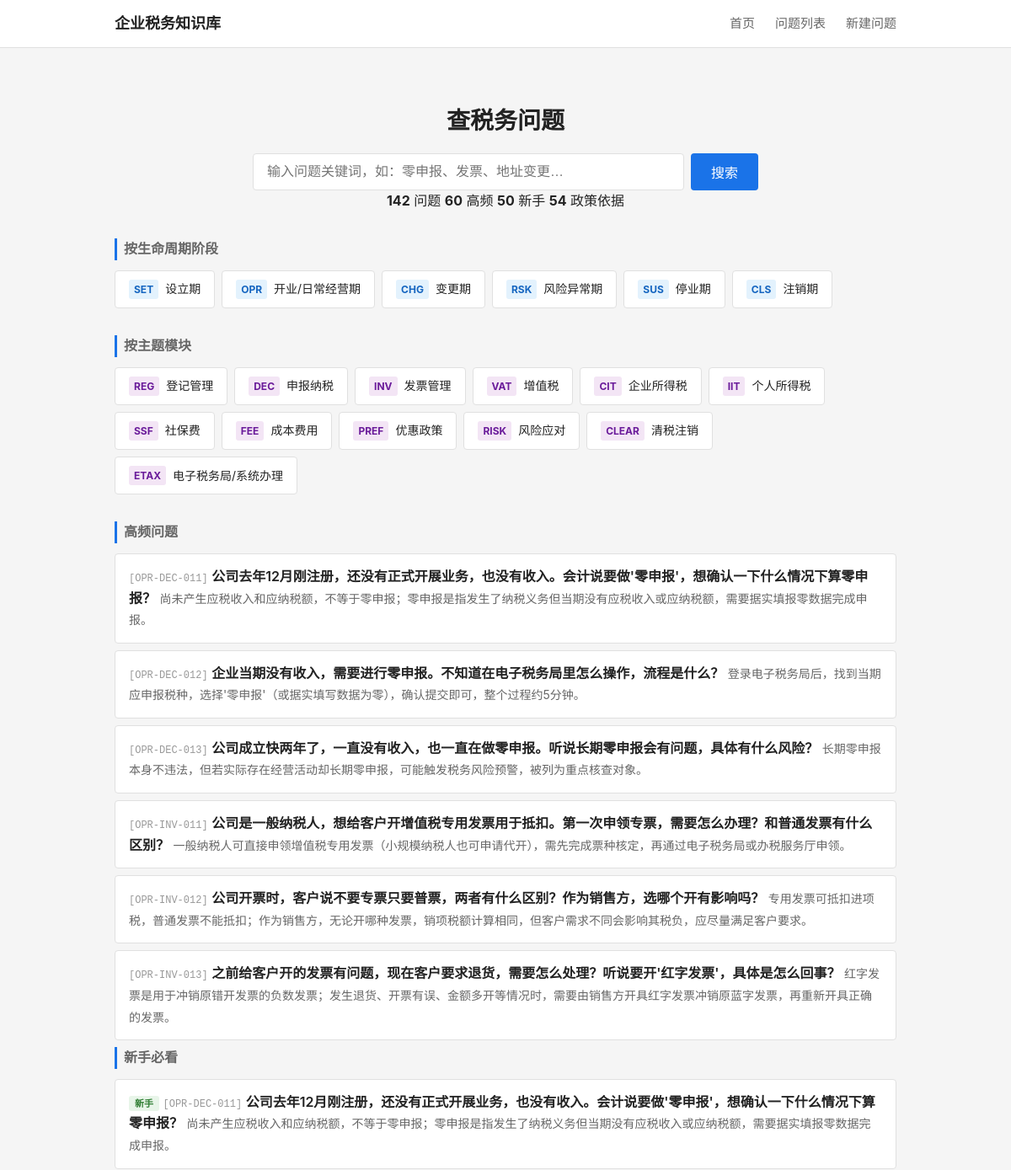
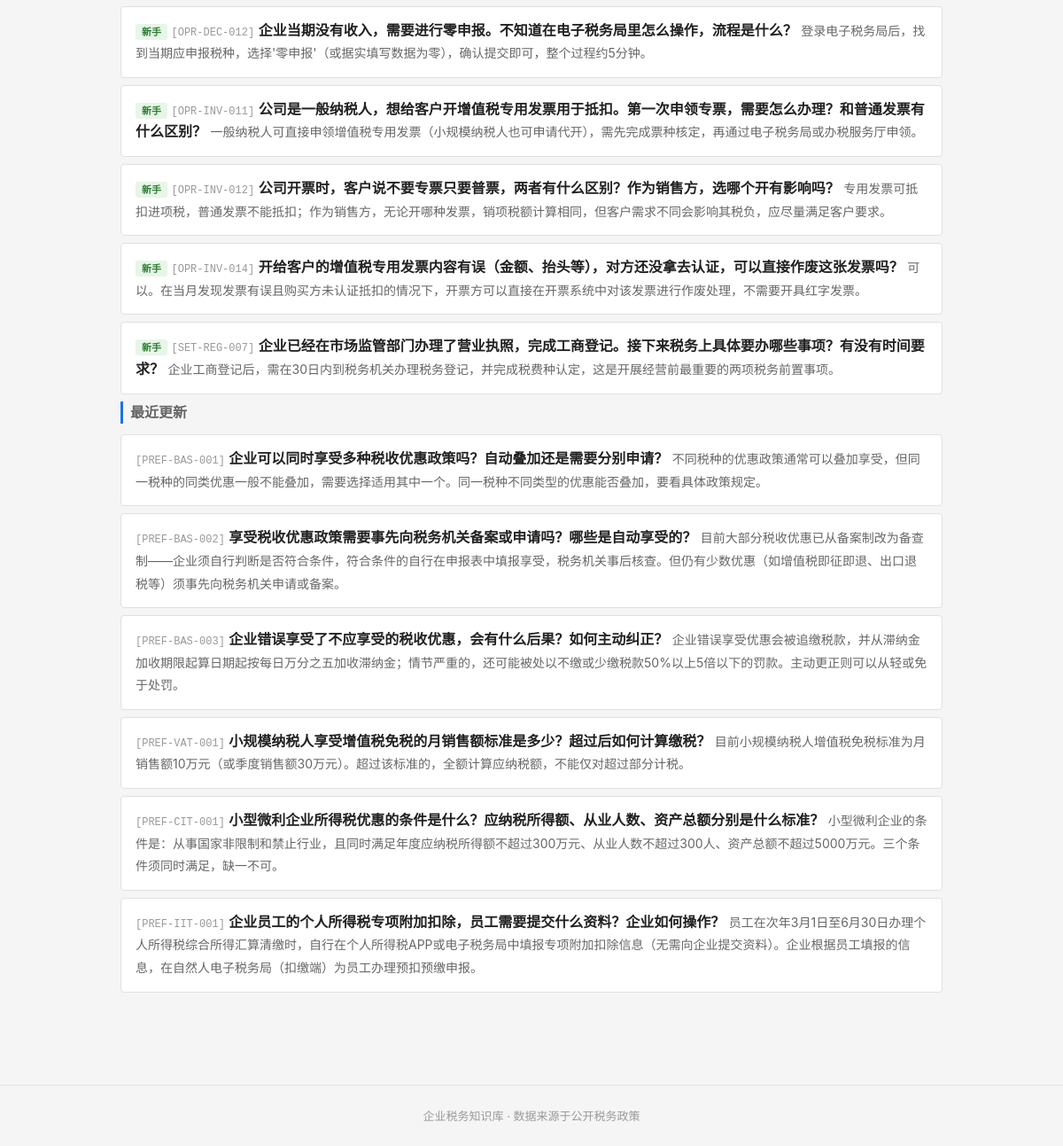
Before: / with the older database file (2 pictures, top to bottom).
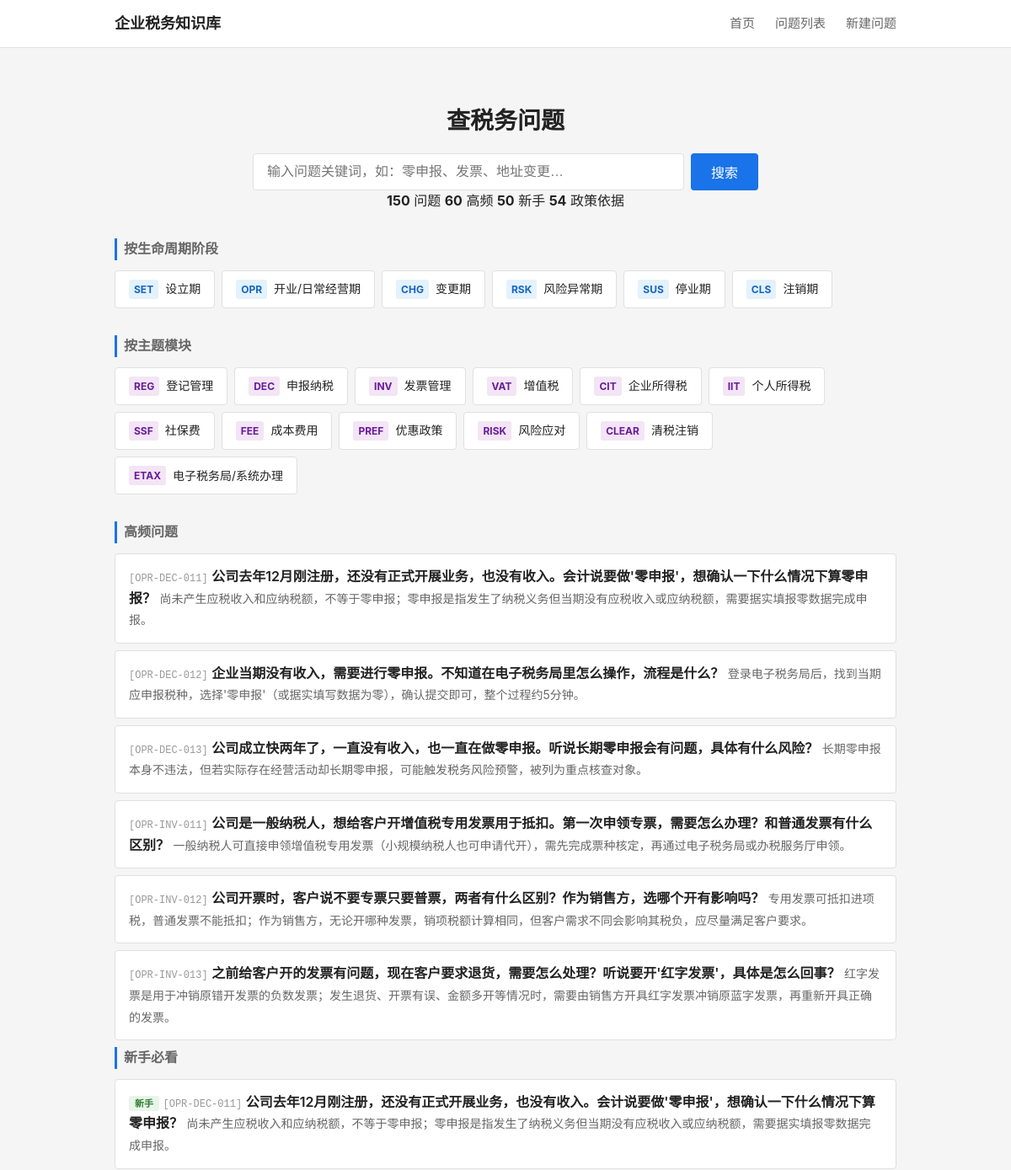
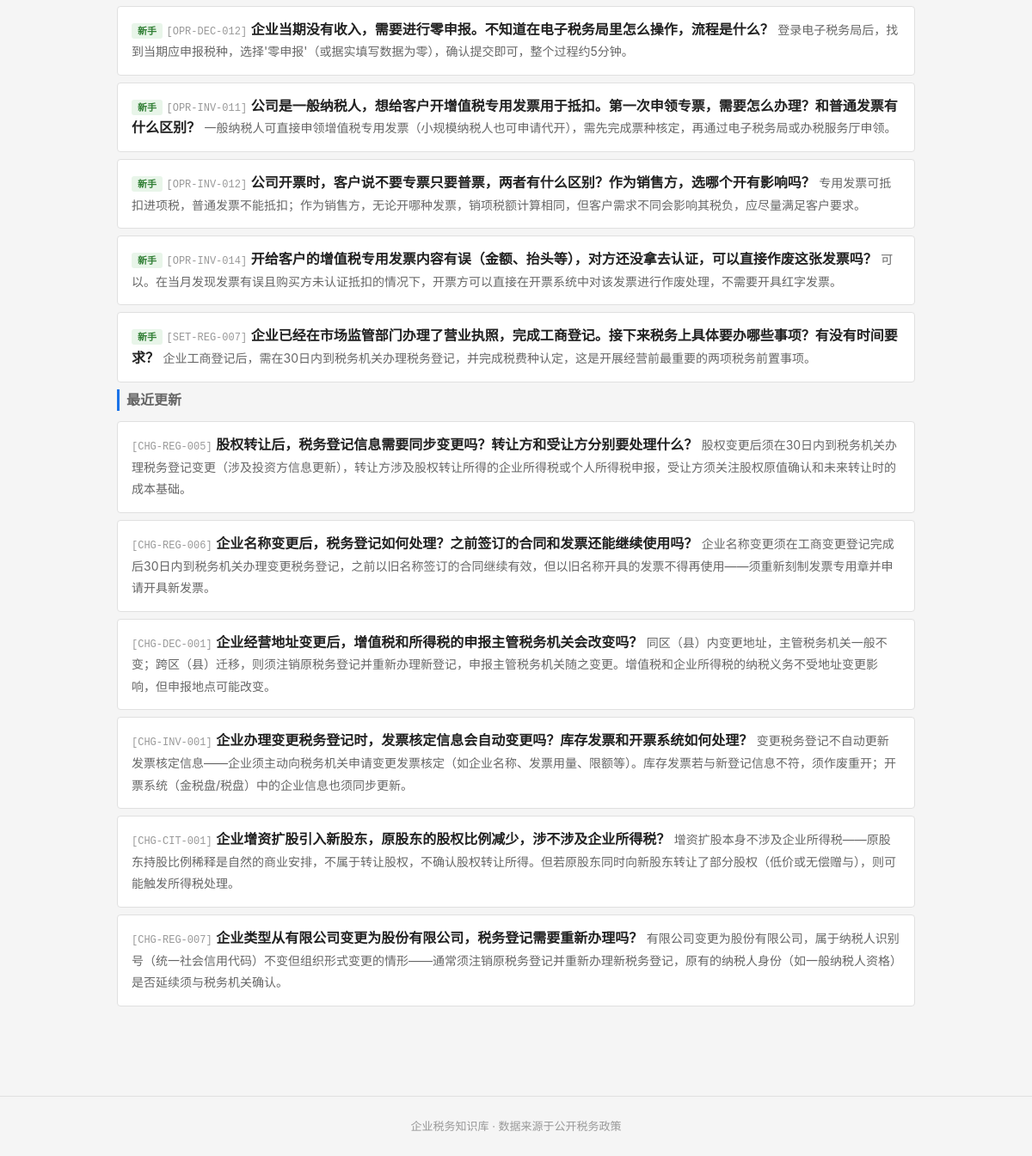
After: the same page with the newer database file (2 pictures, top to bottom).
### tables this page shows
CREATE TABLE tag_dict (
    id              INTEGER PRIMARY KEY AUTOINCREMENT,
    tag_code        TEXT NOT NULL UNIQUE,
    tag_name        TEXT NOT NULL,
    tag_category    TEXT,
    parent_id       INTEGER,
    display_order   INTEGER NOT NULL DEFAULT 1,
    status          TEXT NOT NULL DEFAULT 'active',

    FOREIGN KEY (parent_id) REFERENCES tag_dict(id) ON DELETE SET NULL
);

CREATE TABLE question_master (
    id              INTEGER PRIMARY KEY AUTOINCREMENT,
    question_code   TEXT NOT NULL UNIQUE,
    question_title  TEXT NOT NULL,
    question_plain  TEXT NOT NULL,

    -- 分类
    stage_code      TEXT NOT NULL,
    module_code     TEXT NOT NULL,
    question_type   TEXT NOT NULL,

    -- 答案
    one_line_answer TEXT NOT NULL,
    detailed_answer TEXT,
    core_definition TEXT,

    -- 条件与边界
    applicable_conditions TEXT,
    exceptions_boundary   TEXT,

    -- 实务
    practical_steps TEXT,
    risk_warning    TEXT,

    -- 适用范围
    scope_level     TEXT NOT NULL DEFAULT 'scope_national',
    local_region    TEXT,

    -- 确定性
    answer_certainty TEXT NOT NULL DEFAULT 'certain_clear',

    -- 元数据
    keywords        TEXT,
    high_frequency_flag INTEGER NOT NULL DEFAULT 0,
    newbie_flag     INTEGER NOT NULL DEFAULT 0,

    -- 版本管理
    status          TEXT NOT NULL DEFAULT 'draft',
    version_no      INTEGER NOT NULL DEFAULT 1,

    -- 审计字段
    created_at      TEXT NOT NULL DEFAULT (datetime('now')),
    updated_at      TEXT NOT NULL DEFAULT (datetime('now'))
);

### backend/app.py (the view)
    @app.route('/')
    def index():
        from services.question_service import QuestionService
        svc = QuestionService()
        stages = svc.get_stages()
        modules = svc.get_modules()
        high_freq = svc.get_high_frequency(limit=6)
        newbie = svc.get_newbie(limit=6)
        recent = svc.get_recent_updates(limit=6)
        stats = svc.get_stats()
        return render_template('index.html',
                               stages=stages, modules=modules,
                               high_freq=high_freq, newbie=newbie, recent=recent,
                               stats=stats)

### backend/services/question_service.py (called while the page is built)
    def _query(self, sql, params=None):
        conn = sqlite3.connect(self.db_path)
        conn.execute("PRAGMA foreign_keys = ON")
        conn.row_factory = sqlite3.Row
        cur = conn.cursor()
        if params:
            cur.execute(sql, params)
        else:
            cur.execute(sql)
        rows = cur.fetchall()
        conn.close()
        return [dict(r) for r in rows]

    def get_stages(self):
        return self._query("""
            SELECT tag_code, tag_name
            FROM tag_dict
            WHERE tag_category = 'stage'
            ORDER BY display_order
        """)

    def get_modules(self):
        return self._query("""
            SELECT tag_code, tag_name
            FROM tag_dict
            WHERE tag_category = 'module'
            ORDER BY display_order
        """)

    def get_high_frequency(self, limit=10):
        return self._query("""
            SELECT question_code, question_plain, question_title, one_line_answer, stage_code
            FROM question_master
            WHERE status = 'active' AND high_frequency_flag = 1
            ORDER BY updated_at DESC
            LIMIT ?
        """, (limit,))

### frontend/templates/index.html (shortened to what this page needs)
{% extends "base.html" %}
{% block main %}
<section class="search-section">
    <h1>查税务问题</h1>
    <form action="/questions" method="get" class="search-form">
        <input type="text" name="keyword" placeholder="输入问题关键词，如：零申报、发票、地址变更…" class="search-input">
        <button type="submit" class="search-btn">搜索</button>
    </form>
    {% if stats %}
    <div class="stats-bar">
        <span><strong>{{ stats.total_questions }}</strong> 问题</span>
        <span><strong>{{ stats.total_hf }}</strong> 高频</span>
        <span><strong>{{ stats.total_newbie }}</strong> 新手</span>
        <span><strong>{{ stats.total_policies }}</strong> 政策依据</span>
    </div>
    {% endif %}
</section>
<section class="nav-section">
    <h2 class="section-title">按生命周期阶段</h2>
    <div class="card-grid stage-grid">
        {% for s in stages %}
        <a href="/questions?stage={{ s.tag_code }}" class="card card-stage">
            <span class="card-code">{{ s.tag_code }}</span>
            <span class="card-name">{{ s.tag_name }}</span>
        </a>
        {% endfor %}
    </div>
</section>
<section class="nav-section">
    <h2 class="section-title">按主题模块</h2>
    <div class="card-grid module-grid">
        {% for m in modules %}
        <a href="/questions?module={{ m.tag_code }}" class="card card-module">
            <span class="card-code">{{ m.tag_code }}</span>
            <span class="card-name">{{ m.tag_name }}</span>
        </a>
        {% endfor %}
    </div>
</section>
{% if high_freq %}
<section class="list-section">
    <h2 class="section-title">高频问题</h2>
    <ul class="question-list">
        {% for q in high_freq %}
        <li class="question-item">
            <a href="/question/{{ q.question_code }}" class="question-link">
                <span class="q-code">[{{ q.question_code }}]</span>
                <span class="q-title">{{ q.question_plain }}</span>
                <span class="q-answer">{{ q.one_line_answer }}</span>
            </a>
        </li>
        {% endfor %}
    </ul>
</section>
{% endif %}
{% if newbie %}
<section class="list-section">
    <h2 class="section-title">新手必看</h2>
    <ul class="question-list">
        {% for q in newbie %}
        <li class="question-item">
            <a href="/question/{{ q.question_code }}" class="question-link">
                <span class="q-badge newbie">新手</span>
                <span class="q-code">[{{ q.question_code }}]</span>
                <span class="q-title">{{ q.question_plain }}</span>
                <span class="q-answer">{{ q.one_line_answer }}</span>
            </a>
        </li>
        {% endfor %}
    </ul>
</section>
{% endif %}
{% if recent %}
<section class="list-section">
    <h2 class="section-title">最近更新</h2>
    <ul class="question-list">
        {% for q in recent %}
        <li class="question-item">
            <a href="/question/{{ q.question_code }}" class="question-link">
                <span class="q-code">[{{ q.question_code }}]</span>
                <span class="q-title">{{ q.question_plain }}</span>
                <span class="q-answer">{{ q.one_line_answer }}</span>
            </a>
        </li>
        {% endfor %}
    </ul>
</section>
{% endif %}
{% endblock %}

Changed rows visible on the page:
no longer on this page (row unchanged): question_master: question_code "PREF-BAS-001", question_plain "企业可以同时享受多种税收优惠政策吗？自动叠加还是需要分别申请？", one_line_answer "不同税种的优惠政策通常可以叠加享受，但同一税种的同类优惠一般不能叠加，需要选择适用其中一个。同一税种不同类型的优惠能否叠加，要看具体政策规定。", shown under "最近更新"
no longer on this page (row unchanged): question_master: question_code "PREF-BAS-002", question_plain "享受税收优惠政策需要事先向税务机关备案或申请吗？哪些是自动享受的？", one_line_answer "目前大部分税收优惠已从备案制改为备查制——企业须自行判断是否符合条件，符合条件的自行在申报表中填报享受，税务机关事后核查。但仍有少数优惠（如增值税即征即退、出口退税等）须事先向税务机关申请或备案。", shown under "最近更新"
no longer on this page (row unchanged): question_master: question_code "PREF-BAS-003", question_plain "企业错误享受了不应享受的税收优惠，会有什么后果？如何主动纠正？", one_line_answer "企业错误享受优惠会被追缴税款，并从滞纳金加收期限起算日期起按每日万分之五加收滞纳金；情节严重的，还可能被处以不缴或少缴税款50%以上5倍以下的罚款。主动更正则可以从轻或免于处罚。", shown under "最近更新"
no longer on this page (row unchanged): question_master: question_code "PREF-VAT-001", question_plain "小规模纳税人享受增值税免税的月销售额标准是多少？超过后如何计算缴税？", one_line_answer "目前小规模纳税人增值税免税标准为月销售额10万元（或季度销售额30万元）。超过该标准的，全额计算应纳税额，不能仅对超过部分计税。", shown under "最近更新"
no longer on this page (row unchanged): question_master: question_code "PREF-CIT-001", question_plain "小型微利企业所得税优惠的条件是什么？应纳税所得额、从业人数、资产总额分别是什么标准？", one_line_answer "小型微利企业的条件是：从事国家非限制和禁止行业，且同时满足年度应纳税所得额不超过300万元、从业人数不超过300人、资产总额不超过5000万元。三个条件须同时满足，缺一不可。", shown under "最近更新"
no longer on this page (row unchanged): question_master: question_code "PREF-IIT-001", question_plain "企业员工的个人所得税专项附加扣除，员工需要提交什么资料？企业如何操作？", one_line_answer "员工在次年3月1日至6月30日办理个人所得税综合所得汇算清缴时，自行在个人所得税APP或电子税务局中填报专项附加扣除信息（无需向企业提交资料）。企业根据员工填报的信息，在自然人电子税务局（扣缴端）为员工办理预扣预缴申报。", shown under "最近更新"
added question_master: question_code "CHG-REG-005", question_plain "股权转让后，税务登记信息需要同步变更吗？转让方和受让方分别要处理什么？", one_line_answer "股权变更后须在30日内到税务机关办理税务登记变更（涉及投资方信息更新），转让方涉及股权转让所得的企业所得税或个人所得税申报，受让方须关注股权原值确认和未来转让时的成本基础。", shown under "最近更新"
added question_master: question_code "CHG-REG-006", question_plain "企业名称变更后，税务登记如何处理？之前签订的合同和发票还能继续使用吗？", one_line_answer "企业名称变更须在工商变更登记完成后30日内到税务机关办理变更税务登记，之前以旧名称签订的合同继续有效，但以旧名称开具的发票不得再使用——须重新刻制发票专用章并申请开具新发票。", shown under "最近更新"
added question_master: question_code "CHG-DEC-001", question_plain "企业经营地址变更后，增值税和所得税的申报主管税务机关会改变吗？", one_line_answer "同区（县）内变更地址，主管税务机关一般不变；跨区（县）迁移，则须注销原税务登记并重新办理新登记，申报主管税务机关随之变更。增值税和企业所得税的纳税义务不受地址变更影响，但申报地点可能改变。", shown under "最近更新"
added question_master: question_code "CHG-INV-001", question_plain "企业办理变更税务登记时，发票核定信息会自动变更吗？库存发票和开票系统如何处理？", one_line_answer "变更税务登记不自动更新发票核定信息——企业须主动向税务机关申请变更发票核定（如企业名称、发票用量、限额等）。库存发票若与新登记信息不符，须作废重开；开票系统（金税盘/税盘）中的企业信息也须同步更新。", shown under "最近更新"
added question_master: question_code "CHG-CIT-001", question_plain "企业增资扩股引入新股东，原股东的股权比例减少，涉不涉及企业所得税？", one_line_answer "增资扩股本身不涉及企业所得税——原股东持股比例稀释是自然的商业安排，不属于转让股权，不确认股权转让所得。但若原股东同时向新股东转让了部分股权（低价或无偿赠与），则可能触发所得税处理。", shown under "最近更新"
added question_master: question_code "CHG-REG-007", question_plain "企业类型从有限公司变更为股份有限公司，税务登记需要重新办理吗？", one_line_answer "有限公司变更为股份有限公司，属于纳税人识别号（统一社会信用代码）不变但组织形式变更的情形——通常须注销原税务登记并重新办理新税务登记，原有的纳税人身份（如一般纳税人资格）是否延续须与税务机关确认。", shown under "最近更新"
Other visible differences:
{{ stats.total_questions }}: "142" → "150"
